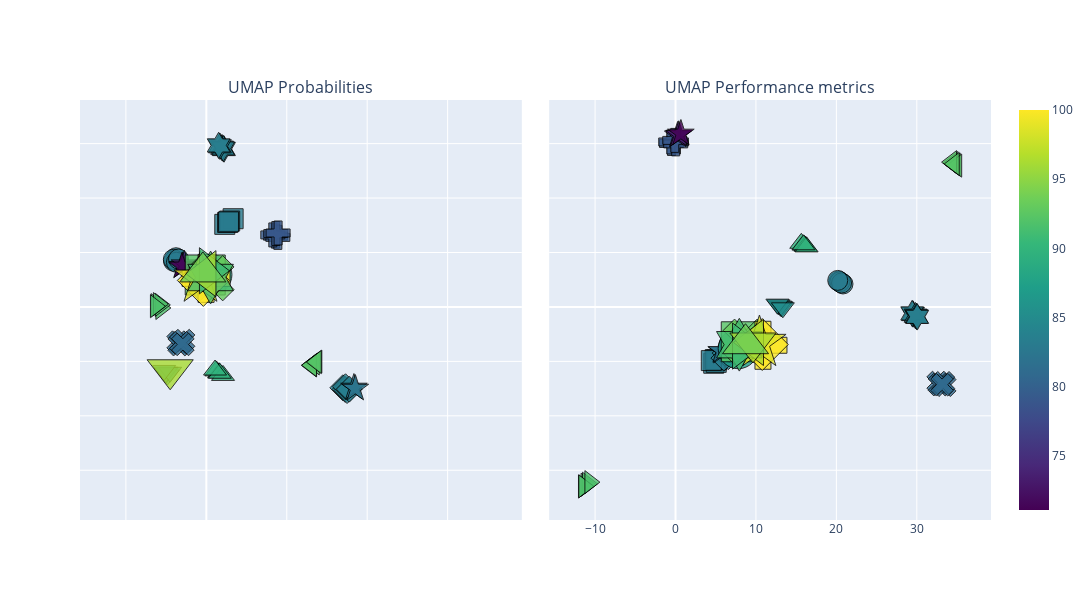

Notebook source saved alongside this figure:
### Markdown cell above
### UMAP chart

### Code cell
fig = go.Figure()

symbols = ['circle', 'square', 'x', 'cross', 'diamond', 'star', 'hexagram', 'triangle-right', 'triangle-left', 'triangle-down', 'triangle-up']
# convert symbols to dictionary with keys from 1 to 11
symbols_dict = dict(zip(range(1, 12), symbols))

fig = make_subplots(rows=1, cols=2, subplot_titles=('UMAP Probabilities', 'UMAP Performance metrics'), shared_yaxes='all', shared_xaxes='all',
                    vertical_spacing=0.03, horizontal_spacing=0.03, specs=[[{'type': 'xy'}, {'type': 'xy'}]])

# Plot UMAP, add hovertext and symbols, define colorscale by performance, add title
fig.add_trace(go.Scatter(x=df_model_all['UMAP_1_prob'], y=df_model_all['UMAP_2_prob'], mode='markers', hovertext=df_model_all['text'], 
            marker=dict(size=df_model_all['size']*20, symbol = df_model_all['algorithm_id'].map(symbols_dict), 
            color=df_model_all['overall_performance'], coloraxis='coloraxis')), row=1, col=1)
fig.add_trace(go.Scatter(x=df_model_all['UMAP_1_metrics'], y=df_model_all['UMAP_2_metrics'], mode='markers', hovertext=df_model_all['text'], 
            marker=dict(size=df_model_all['size']*20, symbol = df_model_all['algorithm_id'].map(symbols_dict), 
            color=df_model_all['overall_performance'], coloraxis='coloraxis')), row=1, col=2)

# remove axes labels

fig.update_layout(xaxis_showticklabels=False, yaxis_showticklabels=False)
fig.update_traces(marker=dict(opacity=0.8, line=dict(width=1, color='Black')), selector=dict(mode='markers'))
# define symbols for markers based on symbols defined
fig.update_layout(hoverlabel=dict(bgcolor="white", font_size=14, font_family="Rockwell"), hovermode='closest')
# define plot as square
fig.update_layout(width=1200, height=600)
# add tooltip
fig.update_layout(hovermode='closest')
fig.update_layout(coloraxis=dict(colorscale='Viridis'), showlegend=False)

fig.show()
